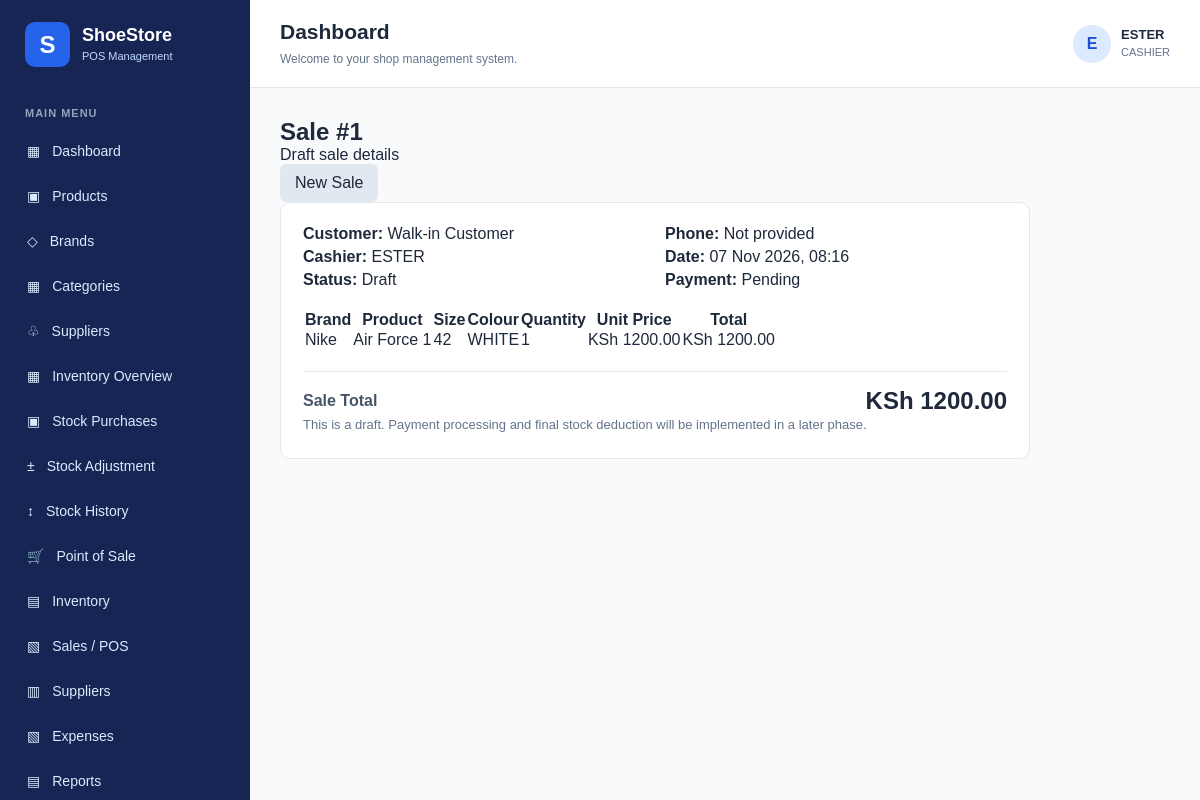
Screenshot of /sales/1/ (signed in) with the database file from the repository.
### sales/models.py (models this page shows, shortened)
class Sale(models.Model):
    STATUS_CHOICES = [
        ('DRAFT', 'Draft'),
        ('COMPLETED', 'Completed'),
        ('CANCELLED', 'Cancelled'),
    ]
    PAYMENT_METHOD_CHOICES = [
        ('CASH', 'Cash'),
        ('MPESA', 'M-Pesa'),
    ]
    PAYMENT_STATUS_CHOICES = [
        ('PENDING', 'Pending'),
        ('PAID', 'Paid'),
    ]
    customer_name = models.CharField(
        max_length=150,
        blank=True
    )
    customer_phone = models.CharField(
        max_length=20,
        blank=True
    )
    recorded_by = models.ForeignKey(
        User,
        on_delete=models.PROTECT,
        related_name='sales'
    )
    status = models.CharField(
        max_length=20,
        choices=STATUS_CHOICES,
        default='DRAFT'
    )
    payment_method = models.CharField(
        max_length=20,
        choices=PAYMENT_METHOD_CHOICES,
        blank=True
    )
    payment_status = models.CharField(
        max_length=20,
        choices=PAYMENT_STATUS_CHOICES,
        default='PENDING'
    )
    total_amount = models.DecimalField(
        max_digits=12,
        decimal_places=2,
        default=Decimal('0.00')
    )
    created_at = models.DateTimeField(
        default=timezone.now
    )

class SaleItem(models.Model):
    sale = models.ForeignKey(
        Sale,
        on_delete=models.CASCADE,
        related_name='items'
    )
    variant = models.ForeignKey(
        'products.ProductVariant',
        on_delete=models.PROTECT,
        related_name='sale_items'
    )
    quantity = models.PositiveIntegerField(
        validators=[MinValueValidator(1)]
    )
    unit_price = models.DecimalField(
        max_digits=10,
        decimal_places=2
    )
    @property
    def line_total(self):
        return self.quantity * self.unit_price

### products/models.py (models this page shows, shortened)
class ProductVariant(models.Model):
    SIZE_CHOICES = [
        ('36', '36'),
        ('37', '37'),
        ('38', '38'),
        ('39', '39'),
        ('40', '40'),
        ('41', '41'),
        ('42', '42'),
        ('43', '43'),
        ('44', '44'),
        ('45', '45'),
        ('46', '46'),
        ('47', '47'),
        ('48', '48'),
    ]
    product = models.ForeignKey(
        Product,
        on_delete=models.PROTECT,
        related_name='variants'
    )
    size = models.CharField(
        max_length=10,
        choices=SIZE_CHOICES
    )
    colour = models.CharField(
        max_length=50
    )
    buying_price = models.DecimalField(
        max_digits=10,
        decimal_places=2
    )
    selling_price = models.DecimalField(
        max_digits=10,
        decimal_places=2
    )
    stock_quantity = models.PositiveIntegerField(
        default=0
    )
    barcode = models.CharField(
        max_length=50,
        unique=True,
        blank=True
    )
    barcode_image = models.ImageField(
        upload_to='barcodes/',
        blank=True,
        null=True
    )
    created_at = models.DateTimeField(
        auto_now_add=True
    )
    class Meta:
        ordering = ['product__name', 'size']
        constraints = [
            models.UniqueConstraint(
                fields=['product', 'size', 'colour'],
                name='unique_product_size_colour'
            )
        ]

class Product(models.Model):
    brand = models.ForeignKey(
        Brand,
        on_delete=models.PROTECT,
        related_name='products'
    )
    category = models.ForeignKey(
        Category,
        on_delete=models.PROTECT,
        related_name='products'
    )
    name = models.CharField(
        max_length=200
    )
    description = models.TextField(
        blank=True
    )
    image = models.ImageField(
        upload_to='products/',
        blank=True,
        null=True
    )
    created_at = models.DateTimeField(
        auto_now_add=True
    )
    updated_at = models.DateTimeField(
        auto_now=True
    )
    class Meta:
        ordering = ['name']

class Brand(models.Model):
    name = models.CharField(
        max_length=100,
        unique=True
    )
    description = models.TextField(
        blank=True
    )
    created_at = models.DateTimeField(
        auto_now_add=True
    )
    class Meta:
        ordering = ['name']

### sales/views.py (the view)
# urls.py: path('<int:sale_id>/', views.sale_detail, name='sale_detail'),
@login_required
def sale_detail(request, sale_id):
    sale = get_object_or_404(
        Sale.objects.prefetch_related(
            'items__variant__product__brand'
        ),
        id=sale_id
    )
    return render(request, 'sales/sale_detail.html', {
        'sale': sale
    })

### templates/sales/sale_detail.html
{% extends 'base.html' %}
{% block content %}
<div class="page-header">
    <div>
        <h1>Sale #{{ sale.id }}</h1>
        <p>Draft sale details</p>
    </div>
    <a href="{% url 'pos' %}" class="btn-secondary">
        New Sale
    </a>
</div>
<div class="form-card">
    <div class="sale-information">
        <p><strong>Customer:</strong>
            {{ sale.customer_name|default:"Walk-in Customer" }}
        </p>
        <p><strong>Phone:</strong>
            {{ sale.customer_phone|default:"Not provided" }}
        </p>
        <p><strong>Cashier:</strong> {{ sale.recorded_by.username }}</p>
        <p><strong>Date:</strong> {{ sale.created_at|date:"d M Y, H:i" }}</p>
        <p><strong>Status:</strong> {{ sale.get_status_display }}</p>
        <p><strong>Payment:</strong> {{ sale.get_payment_status_display }}</p>
    </div>
    <div class="table-container">
        <table>
            <thead>
                <tr>
                    <th>Brand</th>
                    <th>Product</th>
                    <th>Size</th>
                    <th>Colour</th>
                    <th>Quantity</th>
                    <th>Unit Price</th>
                    <th>Total</th>
                </tr>
            </thead>
            <tbody>
                {% for item in sale.items.all %}
                <tr>
                    <td>{{ item.variant.product.brand.name }}</td>
                    <td>{{ item.variant.product.name }}</td>
                    <td>{{ item.variant.size }}</td>
                    <td>{{ item.variant.colour }}</td>
                    <td>{{ item.quantity }}</td>
                    <td>KSh {{ item.unit_price|floatformat:2 }}</td>
                    <td>KSh {{ item.line_total|floatformat:2 }}</td>
                </tr>
                {% endfor %}
            </tbody>
        </table>
    </div>
    <div class="cart-summary">
        <span>Sale Total</span>
        <h2>KSh {{ sale.total_amount|floatformat:2 }}</h2>
    </div>
    <p class="help-text">
        This is a draft. Payment processing and final stock deduction
        will be implemented in a later phase.
    </p>
</div>
{% endblock %}

### templates/base.html (shortened to what this page needs)
{% load static %}
<!DOCTYPE html>
<html lang="en">
<head>
    <link rel="stylesheet" href="{% static 'css/style.css' %}">
</head>
<body class="app-body">
    <aside class="sidebar">
        <div class="sidebar-brand">
            <div class="brand-icon">S</div>
            <div>
                <h2>ShoeStore</h2>
                <small>POS Management</small>
            </div>
        </div>
        <div class="sidebar-section">
            MAIN MENU
        </div>
        <nav class="sidebar-nav">
            <a href="{% url 'dashboard' %}" class="nav-link">
                <span>▦</span> Dashboard
            </a>
            <a href="{% url 'product_list' %}" class="nav-link">
    <span>▣</span> Products
</a>
            <a href="{% url 'brand_list' %}" class="nav-link">
    <span>◇</span> Brands
</a>
<a href="{% url 'category_list' %}" class="nav-link">
    <span>▦</span> Categories
</a>
        <a href="{% url 'supplier_list' %}" class="nav-link">
    <span>♧</span> Suppliers
</a>
<a href="{% url 'inventory_dashboard' %}" class="nav-link">
    <span>▦</span> Inventory Overview
</a>
<a href="{% url 'purchase_list' %}" class="nav-link">
    <span>▣</span> Stock Purchases
</a>
<a href="{% url 'stock_adjustment' %}" class="nav-link">
    <span>±</span> Stock Adjustment
</a>
<a href="{% url 'stock_movement_list' %}" class="nav-link">
    <span>↕</span> Stock History
</a>
<a href="{% url 'pos' %}" class="nav-link">
    <span>🛒</span> Point of Sale
</a>
            <a href="#" class="nav-link">
                <span>▤</span> Inventory
            </a>
            <a href="#" class="nav-link">
                <span>▧</span> Sales / POS
            </a>
            <a href="#" class="nav-link">
                <span>▥</span> Suppliers
            </a>
            <a href="#" class="nav-link">
                <span>▧</span> Expenses
            </a>
            <a href="#" class="nav-link">
                <span>▤</span> Reports
            </a>
        </nav>
    </aside>
    <main class="main-content">
        <header class="topbar">
            <div>
                <h3>{% block page_heading %}Dashboard{% endblock %}</h3>
                <small>Welcome to your shop management system.</small>
            </div>
            <div class="user-info">
                <div class="user-avatar">
                    {{ request.user.username|first|upper }}
                </div>
                <div>
                    <strong>{{ request.user.username }}</strong>
                    <small>{{ role|default:"CASHIER" }}</small>
                </div>
            </div>
        </header>
        <section class="page-content">
    {% block content %}
    {% endblock %}
</section>
    </main>
</body>
</html>

### static/css/style.css (style rules this page uses)
* { margin: 0; padding: 0; box-sizing: border-box; }
body { font-family: Arial, Helvetica, sans-serif; color: #1e293b; }
a { text-decoration: none; }
.brand-icon { width: 45px; height: 45px; display: flex; align-items: center; justify-content: center; background: #2563eb; color: white; border-radius: 10px; font-size: 24px; font-weight: bold; }
.app-body { min-height: 100vh; background: #f8fafc; }
.sidebar { width: 250px; height: 100vh; position: fixed; top: 0; left: 0; background: #172554; color: white; padding: 22px 15px; overflow-y: auto; }
.sidebar-brand { display: flex; align-items: center; gap: 12px; margin-bottom: 40px; padding-left: 10px; }
.sidebar-brand h2 { font-size: 18px; }
.sidebar-brand small { color: #bfdbfe; font-size: 11px; }
.sidebar-section { color: #94a3b8; font-size: 11px; font-weight: bold; margin: 25px 10px 12px; letter-spacing: 1px; }
.sidebar-nav { display: flex; flex-direction: column; gap: 5px; }
.nav-link, .logout-link { display: flex; align-items: center; gap: 12px; padding: 12px; color: #dbeafe; border-radius: 7px; font-size: 14px; }
.main-content { margin-left: 250px; min-height: 100vh; }
.topbar { background: white; padding: 20px 30px; display: flex; align-items: center; justify-content: space-between; border-bottom: 1px solid #e2e8f0; }
.topbar h3 { font-size: 21px; margin-bottom: 5px; }
.topbar small { color: #64748b; font-size: 12px; }
.user-info { display: flex; align-items: center; gap: 10px; }
.user-avatar { width: 38px; height: 38px; display: flex; align-items: center; justify-content: center; border-radius: 50%; background: #dbeafe; color: #1d4ed8; font-weight: bold; }
.user-info strong { display: block; font-size: 13px; }
.user-info small { font-size: 11px; }
.page-content { padding: 30px; }
.form-card { background: white; max-width: 750px; padding: 28px; border: 1px solid #e2e8f0; border-radius: 10px; }
.form-card { background: #ffffff; border: 1px solid #e5e7eb; border-radius: 10px; padding: 22px; margin-bottom: 20px; }
.help-text { color: #64748b; font-size: 13px; line-height: 1.6; }
.cart-summary { display: flex; justify-content: space-between; align-items: center; border-top: 1px solid #e5e7eb; margin-top: 20px; padding-top: 15px; }
.cart-summary span { font-weight: 600; color: #475569; }
.cart-summary h2 { color: #1e293b; margin: 0; }
.btn-secondary { display: inline-block; padding: 10px 15px; background: #e2e8f0; color: #1e293b; text-decoration: none; border-radius: 6px; }
.sale-information { display: grid; grid-template-columns: repeat(2, minmax(0, 1fr)); gap: 5px 20px; margin-bottom: 20px; }

### rows the page displays
Sale: id "1", customer_name "Walk-in Customer", customer_phone "Not provided", recorded_by.username "ESTER", created_at "07 Nov 2026, 08:16", status "Draft", payment_status "Pending", total_amount "1200.00"
SaleItem: variant.product.brand.name "Nike", variant.product.name "Air Force 1", variant.size "42", variant.colour "WHITE", quantity "1", unit_price "1200.00", line_total "1200.00"

### other values shown
{{ request.user.username|first|upper }} "E"
{{ request.user.username }} "ESTER"
{{ role|default:"CASHIER" }} "CASHIER"
